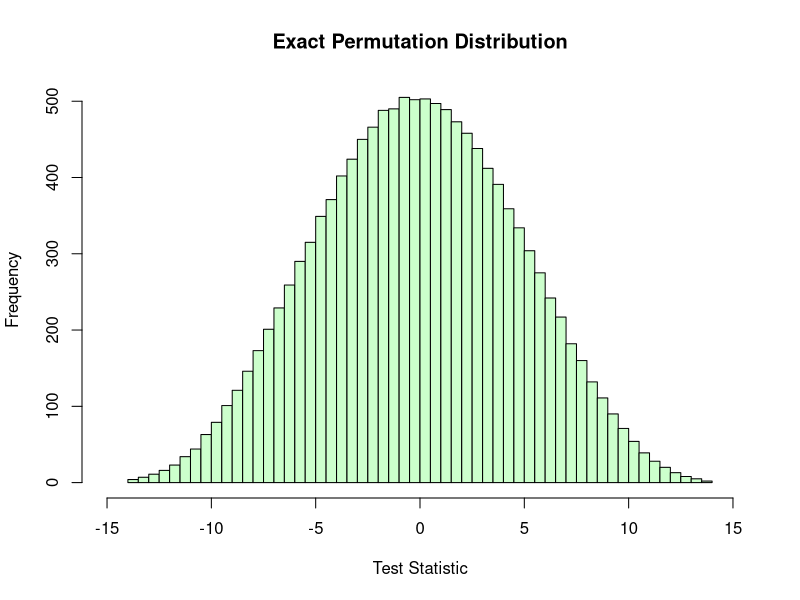
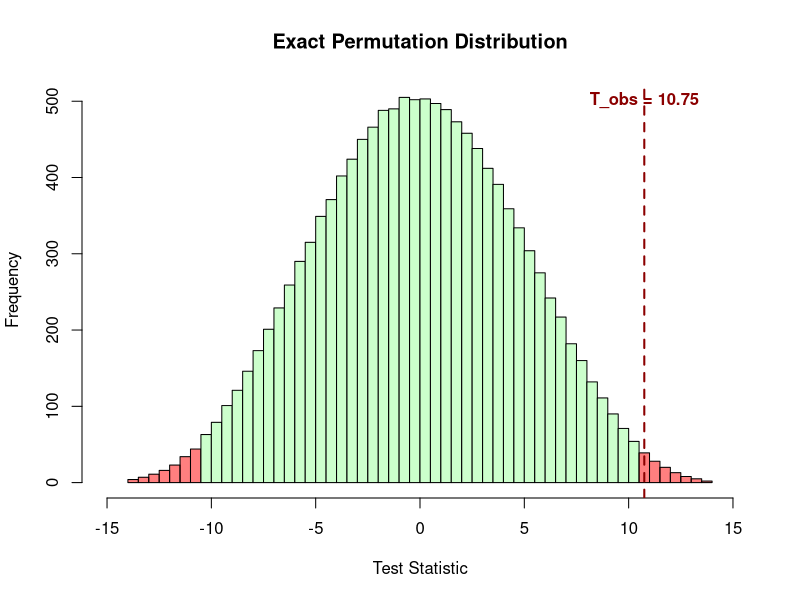

Generate these figures, in order, with R:
## ---- chunk 1
# Data
X1 <- c(66, 57, 81, 62, 61, 60, 73, 53)   # (n1=8)
X2 <- c(64, 58, 59, 44, 47, 56, 48, 51)   # (n2=8)

## ---- chunk 2
n1 <- length(X1)
n2 <- length(X2)
n <- n1 + n2
X <- c(X1, X2)
X
## ---- chunk 3
# Indices for Group 1 (X1) in the pooled vector X
perm1 <- c(1, 2, 3, 4, 5, 6, 7, 8)
perm1 
## ---- chunk 4
# Initialize the assignment vector Z to all zeros
Z_1 <- numeric(16)
Z_1
## ---- chunk 5
# Assign 1s to the indices corresponding to Group 1
Z_1[perm1] <- 1    # Put 1s at positions 1-8
Z_1
## ---- chunk 6
Z_obs <- Z_1
Z_obs
## ---- chunk 7
X1_mean <- mean(X1)
X2_mean <- mean(X2)
T_obs <- X1_mean - X2_mean
T_obs
## ---- chunk 8
# Indices for Group 1 (X1) in the pooled vector X
perm2 <- c(1, 2, 3, 4, 5, 6, 7, 9)     # now last element is 9
perm2 
## ---- chunk 9
# Initialize the assignment vector Z to all zeros
Z_2 <- numeric(16)
Z_2
## ---- chunk 10
# Assign 1s to the indices corresponding to Group 1
Z_2[perm2] <- 1    # Put 1s at positions 1-7 and 9
Z_2
## ---- chunk 11
X1_perm2 <- X[Z_2 == 1]
X1_perm2
X2_perm2 <- X[Z_2 == 0]
X2_perm2
## ---- chunk 12
T_perm2 <- mean(X1_perm2) - mean(X2_perm2)
T_perm2
## ---- chunk 13
# Indices for Group 1 (X1) in the pooled vector X
perm3 <- c(1, 2, 3, 4, 5, 6, 7, 10)    # now the last element is 10
perm3 
## ---- chunk 14
# Initialize the assignment vector Z to all zeros
Z_3 <- numeric(16)
Z_3
## ---- chunk 15
# Assign 1s to the indices corresponding to Group 1
Z_3[perm3] <- 1    # Put 1s at positions 1-7 and 10
Z_3
## ---- chunk 16
X1_perm3 <- X[Z_3 == 1]
X1_perm3
X2_perm3 <- X[Z_3 == 0]
X2_perm3
## ---- chunk 17
T_perm3 <- mean(X1_perm3) - mean(X2_perm3)
T_perm3
## ---- chunk 18
M <- choose(n, n1)
M
## ---- chunk 19
# generate  all possible combinations of choosing n1 elements from the set X
library(combinat)
all_perms <- combn(1:n, n1)
## ---- chunk 20
all_perms[, c(1:3)]
## ---- chunk 21
T_perm <- numeric(M)

for (m in 1:M) {
  # Create assignment vector for this permutation
  Z_m <- numeric(n)
  Z_m[all_perms[, m]] <- 1
  
  # Calculate test statistic for this permutation
  X1_perm <- X[Z_m == 1]
  X2_perm <- X[Z_m == 0]
  T_perm[m] <- mean(X1_perm) - mean(X2_perm)
}
## ---- chunk 22
T_perm[1:3]
## ---- chunk 23
hist(T_perm, breaks = 50, col = rgb(0.8, 1, 0.8), 
     main = "Exact Permutation Distribution",
     xlab = "Test Statistic", xlim = c(-15, 15))
## ---- chunk 24
p_value_exact <- (sum(T_perm >= T_obs) + sum(T_perm <= -T_obs)) / M
p_value_exact
## ---- chunk 25
# Histogram of permutation distribution with colored tails
h <- hist(T_perm, breaks = 50, plot = FALSE)
colors <- ifelse(h$mids >= T_obs | h$mids <= -T_obs, 
                 rgb(1, 0, 0, 0.5), rgb(0.8, 1, 0.8))

plot(h, col = colors, main = "Exact Permutation Distribution",
     xlab = "Test Statistic", xlim = c(-15, 15))
abline(v = T_obs, col = "darkred", lwd = 2, lty = 2)
text(T_obs, max(h$counts) * 0.98, paste0("T_obs = ", T_obs), 
     col = "darkred", cex = 1, font = 2, adj = c(0.5, 0))

## ---- chunk 26
p_value_exact <- mean(abs(T_perm) >= abs(T_obs))
p_value_exact
## ---- chunk 27
coin::oneway_test(X~factor(Z_obs), distribution="exact")
## ---- chunk 28
t.test(X1, X2)
